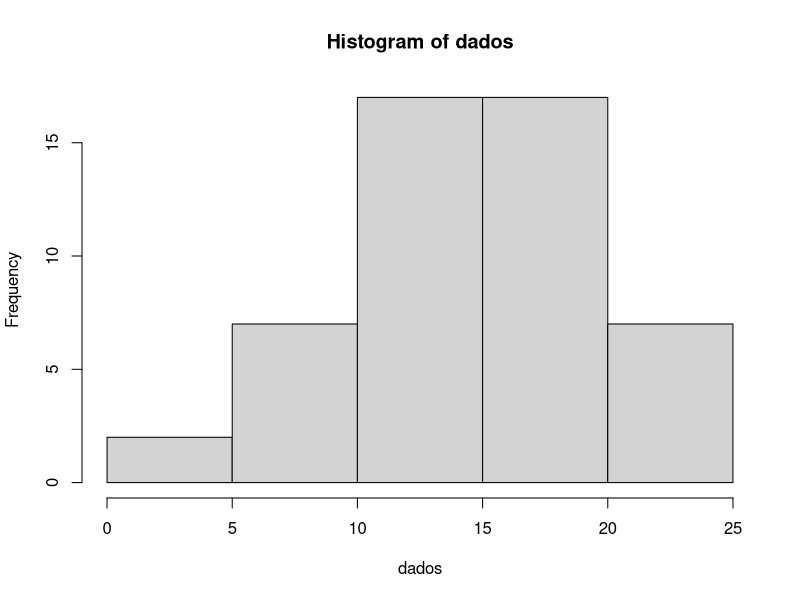
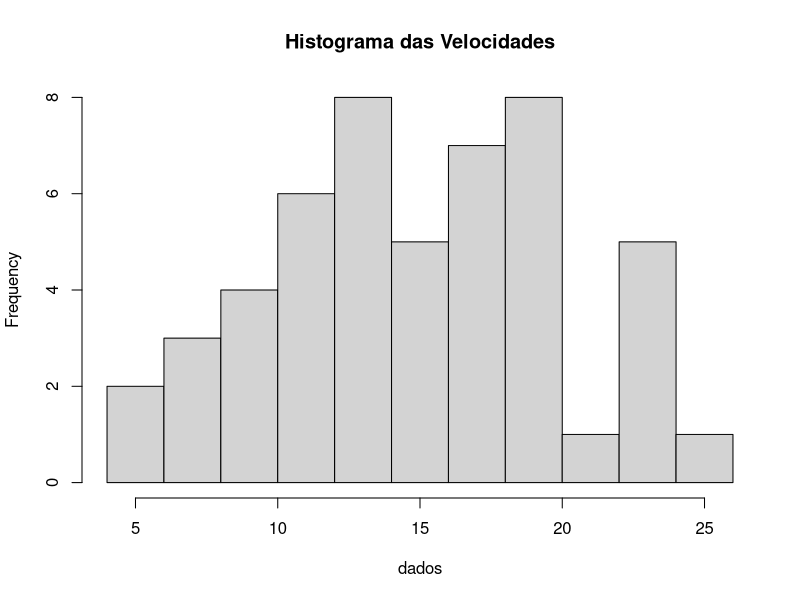
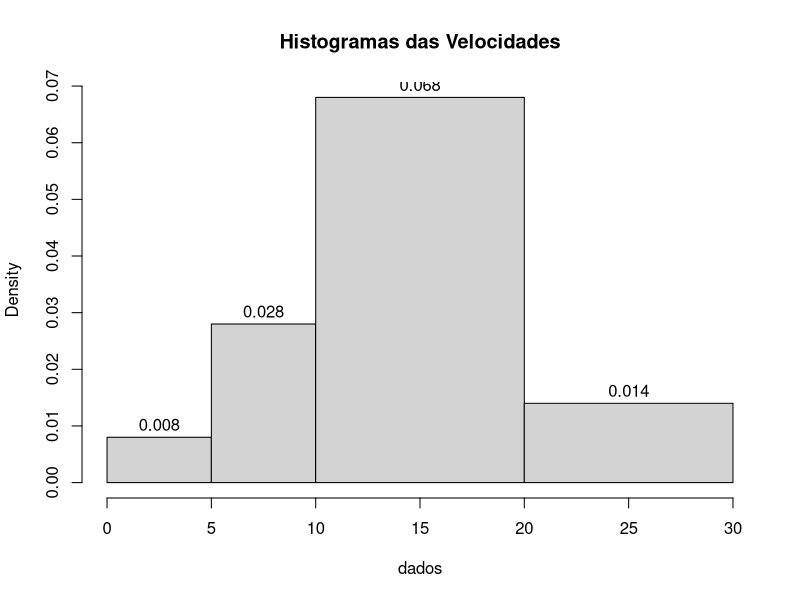
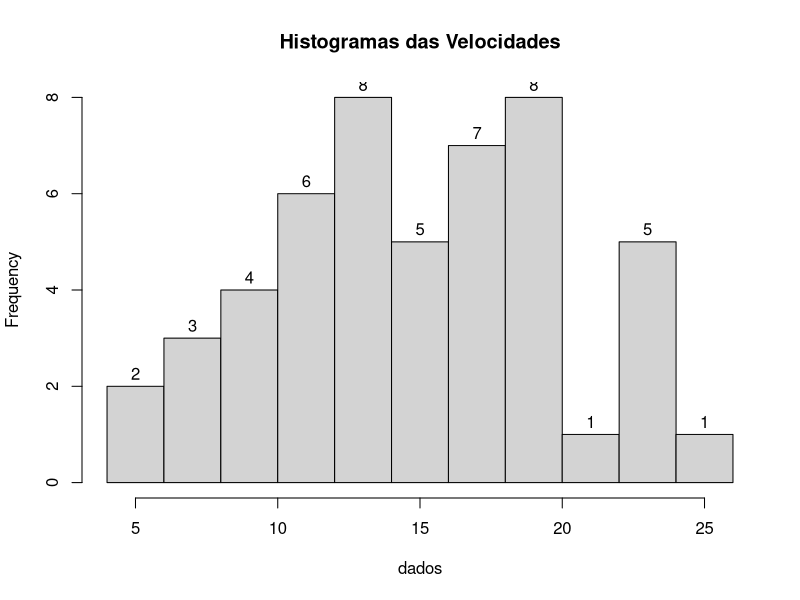
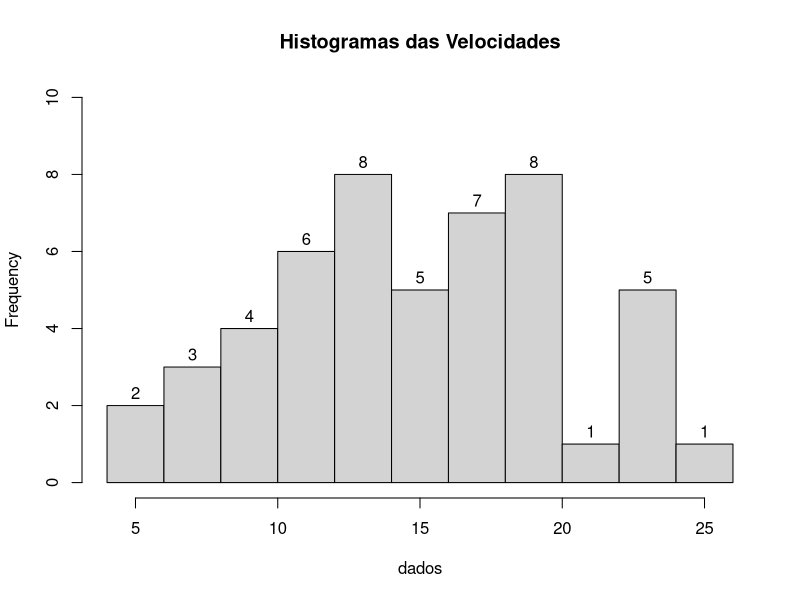
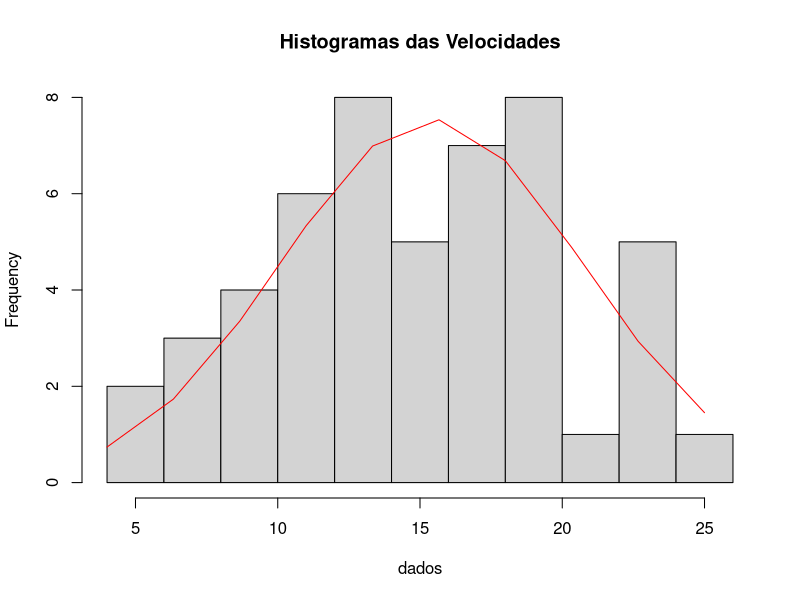

Generate these figures, in order, with R:
####################################################################################################
# Histogramas

# Configurando o diretório de trabalho
setwd("C:/GitHubProjects/Projects-in-R/03-linguagem-r")
getwd()

####################################################################################################

# Definindo os dados
?cars
View(cars)
dados = cars$speed

# Construindo um histograma
?hist
hist(dados)

# Conforme consta no help, o parâmetro breaks pode ser um dos itens abaixo:
# Um vetor para os pontos de quebra entre as células do histograma
# Uma função para calcular o vetor de breakpoints
# Um único número que representa o número de células para o histograma
# Uma cadeia de caracteres que nomeia um algoritmo para calcular o número de células 
# Uma função para calcular o número de células.
hist(dados, breaks = 10, main = "Histograma das Velocidades")
hist(dados, labels = T, breaks = c(0,5,10,20,30), main = "Histogramas das Velocidades")
hist(dados, labels = T, breaks = 10, main = "Histogramas das Velocidades")
hist(dados, labels = T, ylim = c(0,10), breaks = 10, main = "Histogramas das Velocidades")

# Adicionando linhas ao histograma
grafico <- hist(dados, breaks = 10, main = "Histogramas das Velocidades")

xaxis = seq(min(dados), max(dados), length = 10)
yaxis = dnorm(xaxis, mean = mean(dados), sd = sd(dados))
yaxis = yaxis * diff(grafico$mids) * length(dados)

lines(xaxis, yaxis, col = "red")

####################################################################################################